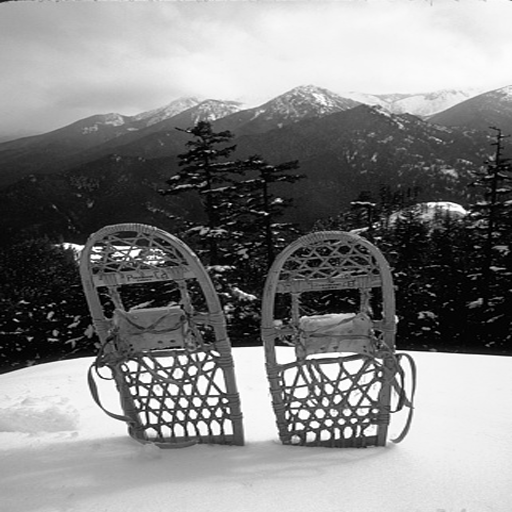
#> input picture images/0000.bmp, 512 x 512 px; its folder holds only this picture in this run
$ python verify_fpr.py
#> lines starting #> are read from the running program, lines starting #| are printed output that depends on the picture
### embedding.py
import numpy as np
import cv2
from scipy.fft import dct, idct  # Import Discrete Cosine Transform and its inverse

# ----------------------------
# Embedding hyperparameters
# ----------------------------
ALPHA = 0.017         # Base modulation strength (this will be scaled adaptively per coefficient)
MARK_SIZE = 1024       # Number of DCT coefficients to modify (length of the watermark)
SEED = 123             # Fixed seed for reproducibility (ensures we select the same coordinates every time)
MID_LO, MID_HI = 1, 100  # Candidate band: all (u,v) coordinates where 1 <= u+v <= 100 are candidates
REDUNDANCY_FACTOR = 2  # >1 spreads each bit to neighbor coefficients for extra robustness

def _load_watermark(input2, mark_size=MARK_SIZE):
    """
    Load the watermark as a binary vector of length 'mark_size'.
    - Accepts a .npy file path or any array-like object (e.g., list, np.array).
    - Tiles or truncates the input to ensure the output is exactly 'mark_size'.
    """
    # Load the raw watermark data
    if isinstance(input2, str):
        W = np.load(input2)  # Load from .npy file if input is a path
    else:
        W = np.array(input2) # Otherwise, convert the input (e.g., a list) to an array

    # Ensure the watermark is a 1D binary vector {0, 1}
    W = (W.flatten() % 2).astype(np.uint8)

    # Adjust the vector length to match MARK_SIZE
    if W.size < mark_size:
        # If too short, tile the vector to fill the required length
        W = np.tile(W, int(np.ceil(mark_size / W.size)))[:mark_size]
    else:
        # If too long, truncate it
        W = W[:mark_size]
    return W

# Orthonormal separable 2D-DCT/IDCT
def _2d_dct(x):
    """Computes the 2D Discrete Cosine Transform (orthonormal version)."""
    return dct(dct(x, axis=0, norm='ortho'), axis=1, norm='ortho')

def _2d_idct(X):
    """Computes the 2D Inverse Discrete Cosine Transform (orthonormal version)."""
    return idct(idct(X, axis=1, norm='ortho'), axis=0, norm='ortho')

# [8 lines left out: function _midband_coords, not called in this run]

def _fixed_coords(h, w, k, seed=SEED, lo=MID_LO, hi=MID_HI):
    """
    Deterministically select 'k' coordinates with a frequency-aware sampling:
    - 35% from low (u+v ≤ 15)
    - 55% from mid (15 < u+v ≤ 50)
    - 10% from high (50 < u+v ≤ 100)
    - If not enough coords are available, top up from the global midband [lo, hi].
    The fixed RNG seed ensures reproducibility across runs.
    """
    # Use a local, seeded Random Number Generator for deterministic results
    rng_local = np.random.default_rng(seed)

    # Define the coordinate pools for each specific frequency band
    low_coords  = [(u, v) for u in range(h) for v in range(w) if 1 <= (u + v) <= 15]
    mid_coords  = [(u, v) for u in range(h) for v in range(w) if 15 < (u + v) <= 50]
    high_coords = [(u, v) for u in range(h) for v in range(w) if 50 < (u + v) <= 100]

    # Calculate the *target* number of samples from each band, capped by availability
    low_count  = min(int(round(k * 0.35)), len(low_coords))  # 35% low
    mid_count  = min(int(round(k * 0.55)), len(mid_coords))  # 55% mid
    high_count = min(k - low_count - mid_count, len(high_coords)) # 10% high (the remainder)

    selected_coords = []

    # Sample without replacement from the low band
    if low_count > 0:
        idx = rng_local.choice(len(low_coords), size=low_count, replace=False)
        selected_coords.extend([low_coords[i] for i in idx])

    # Sample without replacement from the mid band
    if mid_count > 0:
        idx = rng_local.choice(len(mid_coords), size=mid_count, replace=False)
        selected_coords.extend([mid_coords[i] for i in idx])

    # Sample without replacement from the high band
    if high_count > 0:
        idx = rng_local.choice(len(high_coords), size=high_count, replace=False)
        selected_coords.extend([high_coords[i] for i in idx])

    # If we still need more coordinates (e.g., bands were small),
    # top up from the general pool, avoiding duplicates.
    remaining = k - len(selected_coords)
    if remaining > 0:
        all_coords = _midband_coords(h, w, lo, hi)
        # Find coordinates that are in the general pool but not yet selected
        available = [c for c in all_coords if c not in selected_coords]

        if len(available) >= remaining:
            # Sample the remaining needed coordinates
            idx = rng_local.choice(len(available), size=remaining, replace=False)
            selected_coords.extend([available[i] for i in idx])

    # Ensure exactly k coords (truncate if any rounding mismatch)
    return selected_coords[:k]

def embedding(input1, input2):
    """
    Embed a spread-spectrum watermark into a grayscale image (DCT domain).
    Args:
      input1: path to the original grayscale BMP (commonly 512x512)
      input2: path to watermark .npy OR an array-like (binary)
    Returns:
      np.uint8 watermarked image (same size as input), without writing to disk.

    Method:
      - Compute 2D-DCT of the image.
      - Select MARK_SIZE coefficients via _fixed_coords (frequency-aware selection).
      - For each selected (u,v), scale its magnitude by (1 + alpha * s_i),
        where s_i ∈ {-1, +1} comes from the watermark.
      - Alpha is adaptively adjusted based on frequency, coefficient magnitude, and position.
      - Re-apply original DCT sign and inverse DCT back to spatial domain.
    """
#> called with input1 = 'images/0000.bmp', input2 = 'tmp_watermark.npy'
    # 1. Load the original image
    img = cv2.imread(input1, cv2.IMREAD_GRAYSCALE)
#> img is the input picture: shape (512, 512); min 0, max 255, mean 131
    if img is None:
        raise FileNotFoundError(f"Could not read image: {input1}")
    # Convert to float32 for mathematical operations
    imgf = img.astype(np.float32)

    # 2. Load watermark bits (W) and map them to bipolar symbols (S)
    W = _load_watermark(input2, MARK_SIZE)  # W is {0, 1}
    S = (2.0 * W.astype(np.float32) - 1.0)  # S is {-1, +1}

    # 3. Compute 2D-DCT and separate magnitude from sign
    C = _2d_dct(imgf)
    sign = np.sign(C)  # Store the original signs (phase)
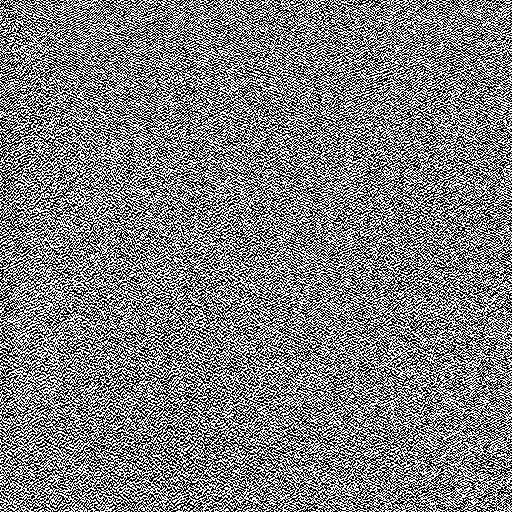
#> sign: shape (512, 512) float32; values -1 (black) and 1 (white), 50% white in thin lines or dots
    Cabs = np.abs(C)   # We will modify the magnitudes

    # 4. Get the deterministic set of coordinates for embedding
    locs = _fixed_coords(*C.shape, k=MARK_SIZE, seed=SEED)

    # 5. Apply the watermark modulation
    # Work on a copy of the magnitudes
    Cmod = Cabs.copy()

    # Iterate over each selected coordinate (u,v) and its corresponding symbol S[i]
    for i, (u, v) in enumerate(locs):
        coeff_magnitude = Cabs[u, v]
        freq_sum = u + v # Use (u+v) as a simple proxy for frequency

        # Only modify coefficients that have some energy.
        # This avoids numerical issues and visual artifacts in flat areas.
        if coeff_magnitude > 1.0:

            # --- 5a. Calculate adaptive strength (alpha) ---

            # Frequency-dependent factor: adjust strength based on frequency band
            if freq_sum <= 15:
                freq_factor = 1.2  # Boost strength in stable low frequencies
            elif freq_sum <= 50:
                freq_factor = 1.0  # Baseline strength in mid frequencies
            else:
                freq_factor = 1.1  # Slightly boost in high frequencies

            # Magnitude-dependent factor: embed more strongly in larger coefficients
            # (based on Weber's law: changes to large values are less perceptible)
            magnitude_factor = 1.0 + 0.1 * np.log(1.0 + coeff_magnitude)

            # Position-dependent factor: very mild tapering across the matrix
            u_norm = u / C.shape[0]
            v_norm = v / C.shape[1] # Normalized position (0 to 1)
            position_factor = 1.0 - 0.01 * (u_norm + v_norm)

            # Combine all factors to get the final strength for this coefficient
            comprehensive_alpha = ALPHA * freq_factor * magnitude_factor * position_factor

            # --- 5b. Apply multiplicative modulation ---
            # C_wm = C_orig * (1 + alpha * S)

            for redundancy in range(REDUNDANCY_FACTOR):
                if redundancy == 0:
                    # Primary write: modify the target coefficient
                    Cmod[u, v] *= (1.0 + comprehensive_alpha * S[i])
                else:
                    # Redundant write: spread the *same* symbol to neighbors
                    # This adds robustness against desynchronization (e.g., cropping, scaling)
                    offset = redundancy
                    for du in [-offset, 0, offset]: # Loop over 3x3 (or 5x5...) neighborhood
                        for dv in [-offset, 0, offset]:
                            if du == 0 and dv == 0:
                                continue # Skip the center coefficient (already done)

                            nu, nv = u + du, v + dv # Neighbor coordinates

                            # Check if neighbor is within image boundaries
                            if 0 <= nu < C.shape[0] and 0 <= nv < C.shape[1]:
                                # Only modify non-trivial neighbors
                                if Cabs[nu, nv] > 0.1:
                                    # Apply modulation with reduced strength (0.3)
                                    Cmod[nu, nv] *= (1.0 + comprehensive_alpha * 0.3 * S[i])
#> this loop made 1024 passes
#> (coeff_magnitude, magnitude_factor, comprehensive_alpha) on passes 1 to 8: (798.1, 1.67, 0.034), (953.9, 1.69, 0.0344), (321.6, 1.58, 0.0322), (799.6, 1.67, 0.034), (552.8, 1.63, 0.0333), (234.8, 1.55, 0.0315), (434.7, 1.61, 0.0328), (1016.4, 1.69, 0.0345)
#> Cmod: shape (512, 512) float32; min 1.91e-06, max 67824.3, mean 14.4

    # 6. Reconstruct the watermarked image
    # Re-apply the original signs to the modified magnitudes
    Cmod *= sign
    # Perform Inverse 2D-DCT to return to the spatial domain
    out = _2d_idct(Cmod)

    # 7. Finalize: Clip, round, and convert to 8-bit integer
    out = np.rint(np.clip(out, 0, 255)).astype(np.uint8)
    return out

### detection_shadowmark.py
import numpy as np
import cv2
from scipy.fft import dct
from scipy.signal import convolve2d

"""
Shadowmark — Detection module (commented)

Key ideas:
- Feature: ratio in DCT domain R(img) = C(img) / C(orig) - 1, sampled at fixed mid-band coordinates.
- Light prefiltering before DCT to stabilize against mild JPEG/resize artifacts.
- Winsorization to cap heavy tails in the feature vector.
- Per-band (low/mid/high) linear gain calibration of the attacked feature to reduce benign distortions.
- Weighted cosine similarity + z-scoring as decision statistic.
- Random-baseline safety check: require similarity to exceed the best random alignment by a small margin.
API:
    detection(input1, input2, input3) -> (presence:int, wpsnr:float)
"""

# ========== PARAMETERS ==========
TAU_DEFAULT = 0.436230  # Valore da ROC (AUC=1.0, FPR=0.0)
WPSNR_REJECT  = 0.00        # immediate reject for very degraded images (per challenge rules)

# Previously: RND_TRIALS=30 and MIN_MARGIN=0.05
# We use fewer trials and a smaller margin to avoid over-penalizing true positives
RND_TRIALS    = 200         # number of random watermark trials for the safety check
MIN_MARGIN    = 0.01        # similarity must exceed max(random) by at least this margin

SEED          = 123         # Seed for deterministic coordinate sampling
MARK_SIZE     = 1024      # Number of DCT coefficients to sample
MID_LO, MID_HI = 1, 100     # Band of (u+v) indices for mid-band sampling
# =================================


def _prefilter(img):
    """
    Light denoising before DCT:
    Reduces small JPEG ringing / resize jitter without killing the watermark.
    """
    # Apply a 5x5 Gaussian blur with sigma=1.0
    return cv2.GaussianBlur(img, (5, 5), 1.0)


# [5 lines left out: function _get_locs, not called in this run]


def _weights_for_locs(locs):
    """
    Frequency-dependent weights for weighted cosine similarity.
    Slightly up-weights low/mid bands (more watermark energy and stability),
    down-weights high bands (more vulnerable to attacks).
    """
    w = []
    for (u, v) in locs:
        s = u + v  # Frequency index sum
        if   s <= 15: w.append(1.85)  # High weight for low-mid frequencies
        elif s <= 50: w.append(1.15)  # Medium weight for mid frequencies
        else:         w.append(0.30)  # Low weight for high frequencies
    return np.asarray(w, dtype=np.float32)


def _similarity_weighted(a, b, w):
    """
    Weighted cosine similarity after z-score standardization.

    Args:
        a, b: 1D feature vectors (same length)
        w:    per-coordinate non-negative weights (same length)

    Returns:
        Scalar in [-1, 1], higher = more similar.
    """
    n = min(a.size, b.size, w.size)
    a = a[:n].astype(np.float32); b = b[:n].astype(np.float32); w = w[:n]

    # Z-score standardization (mean 0, std 1)
    a = (a - a.mean()) / (a.std() + 1e-9)
    b = (b - b.mean()) / (b.std() + 1e-9)

    # Weighted dot product
    num = float(np.sum(w * a * b))
    # Weighted norms
    den = np.sqrt(float(np.sum(w * a * a))) * np.sqrt(float(np.sum(w * b * b))) + 1e-12
    return num / den

# Set the global detection threshold
tau = TAU_DEFAULT


def _2d_dct(x):
    """Orthogonal 2D-DCT."""
    # Apply 1D DCT along columns, then rows, using orthonormal normalization
    return dct(dct(x, axis=0, norm='ortho'), axis=1, norm='ortho')


# [6 lines left out: function _midband_coords, not called in this run]


def _fixed_coords(h, w, k, seed=SEED, lo=MID_LO, hi=MID_HI):
    """
    Deterministically select 'k' coordinates with a frequency-aware sampling:
    - 35% from low (u+v ≤ 15)
    - 55% from mid (15 < u+v ≤ 50)
    - 10% from high (50 < u+v ≤ 100)
    - If not enough coords are available, top up from the global midband [lo, hi].
    The fixed RNG seed ensures reproducibility across runs.
    """
    # Use a local, seeded Random Number Generator for deterministic results
    rng_local = np.random.default_rng(seed)

    # Define the coordinate pools for each specific frequency band
    low_coords  = [(u, v) for u in range(h) for v in range(w) if 1 <= (u + v) <= 15]
    mid_coords  = [(u, v) for u in range(h) for v in range(w) if 15 < (u + v) <= 50]
    high_coords = [(u, v) for u in range(h) for v in range(w) if 50 < (u + v) <= 100]

    # Calculate the *target* number of samples from each band, capped by availability
    low_count  = min(int(round(k * 0.35)), len(low_coords))  # 35% low
    mid_count  = min(int(round(k * 0.55)), len(mid_coords))  # 55% mid
    high_count = min(k - low_count - mid_count, len(high_coords)) # 10% high (the remainder)

    selected_coords = []

    # Sample without replacement from the low band
    if low_count > 0:
        idx = rng_local.choice(len(low_coords), size=low_count, replace=False)
        selected_coords.extend([low_coords[i] for i in idx])

    # Sample without replacement from the mid band
    if mid_count > 0:
        idx = rng_local.choice(len(mid_coords), size=mid_count, replace=False)
        selected_coords.extend([mid_coords[i] for i in idx])

    # Sample without replacement from the high band
    if high_count > 0:
        idx = rng_local.choice(len(high_coords), size=high_count, replace=False)
        selected_coords.extend([high_coords[i] for i in idx])

    # If we still need more coordinates (e.g., bands were small),
    # top up from the general pool, avoiding duplicates.
    remaining = k - len(selected_coords)
    if remaining > 0:
        all_coords = _midband_coords(h, w, lo, hi)
        # Find coordinates that are in the general pool but not yet selected
        available = [c for c in all_coords if c not in selected_coords]

        if len(available) >= remaining:
            # Sample the remaining needed coordinates
            idx = rng_local.choice(len(available), size=remaining, replace=False)
            selected_coords.extend([available[i] for i in idx])

    # Ensure exactly k coords (truncate if any rounding mismatch)
    return selected_coords[:k]


def _extract_ratio_vector(img, orig, locs, mark_size=MARK_SIZE):
    """
    Feature extraction:
        R(img) = C(img) / C(orig) - 1
    computed at the provided frequency coordinates 'locs'.

    Notes:
    - We apply a light Gaussian prefilter to 'img' before DCT to stabilize the ratio.
    - 'orig' goes unfiltered to preserve the clean reference spectrum.
    """
    # Prefilter the (potentially attacked) image to stabilize features
    img_f  = _prefilter(img).astype(np.float32)
    # Use the clean original image as the reference
    orig_f = orig.astype(np.float32)

    C_img  = _2d_dct(img_f)
    C_orig = _2d_dct(orig_f)

    eps = 1e-6
    # Avoid division by zero on very small coefficients
    C_orig_safe = np.where(np.abs(C_orig) < eps, np.sign(C_orig) * eps, C_orig)

    # Compute the feature ratio at each specified coordinate
    ratio = np.array([(C_img[u, v] / C_orig_safe[u, v]) - 1.0 for (u, v) in locs],
                       dtype=np.float32)
    return ratio


def _winsorize(x, p=2.0):
    """
    Winsorize vector x to clamp extreme tails at [p, 100-p] percentiles.
    Helps robustness against localized artifacts.
    """
    # Find the low and high percentile values
    lo, hi = np.percentile(x, p), np.percentile(x, 100.0 - p)
    # Clip the vector to this range
    return np.clip(x, lo, hi)


def _band_masks(locs):
    """
    Build index masks for low/mid/high sub-bands, using (u+v) thresholds.
    Useful for per-band calibration.
    """
    low = []; mid = []; high = []
    for idx, (u, v) in enumerate(locs):
        s = u + v
        if   s <= 15: low.append(idx)
        elif s <= 50: mid.append(idx)
        else:         high.append(idx)
    # Return masks as numpy arrays for efficient indexing
    return np.array(low), np.array(mid), np.array(high)


def _calibrate_per_band(v_wm, v_att, low_idx, mid_idx, high_idx, clip=(0.4, 3.0)):
    """
    Per-band linear gain calibration of 'v_att' towards 'v_wm':
    For each band B, estimate g_B = argmin || v_wm[B] - g * v_att[B] ||^2
    and clamp g_B to [clip[0], clip[1]] to avoid overfitting.
    """
    eps = 1e-9

    def gain(a, b):
        """Computes the optimal gain g = argmin ||a - g*b||^2"""
        num = float(np.dot(a, b))
        den = float(np.dot(b, b)) + eps
        # Least-squares solution: <a,b> / <b,b>
        g = num / den if den > 0 else 1.0
        # Clamp the gain to prevent extreme scaling from noise
        return float(np.clip(g, clip[0], clip[1]))

    v_att_cal = v_att.copy()
    # Iterate through the three frequency bands
    for idxs in (low_idx, mid_idx, high_idx):
        if idxs.size == 0: # Skip if a band has no coefficients
            continue
        # Calculate and apply the optimal gain for this band
        g = gain(v_wm[idxs], v_att[idxs])
        v_att_cal[idxs] = g * v_att[idxs]
    return v_att_cal


def _similarity(a, b):
    """
    Unweighted cosine similarity after z-score (kept for the random-baseline check).
    """
    n = min(a.size, b.size)
    a = a[:n].astype(np.float32); b = b[:n].astype(np.float32)
    # Z-score
    a = (a - a.mean())/(a.std() + 1e-9)
    b = (b - b.mean())/(b.std() + 1e-9)
    # Normalized dot product
    return float(np.sum(a * b) / n)


# --- WPSNR (with CSF), unchanged from your original implementation ---
def _csffun(u, v):
    """Contrast Sensitivity Function (CSF) model."""
    f = np.sqrt(u**2 + v**2)
    w = 2 * np.pi * f / 60
    sigma = 2
    Sw = 1.5 * np.exp(-sigma**2 * w**2 / 2) - np.exp(-2 * sigma**2 * w**2 / 2)
    sita = np.arctan2(v, u)
    bita = 8
    f0 = 11.13
    w0 = 2 * np.pi * f0 / 60
    exp_term = np.exp(bita * (w - w0))
    Ow = (1 + exp_term * (np.cos(2 * sita))**4) / (1 + exp_term)
    Sa = Sw * Ow
    return Sa


def _csfmat():
    """Generate the CSF matrix in the frequency domain."""
    min_f, max_f, step_f = -20, 20, 1
    freq_range = np.arange(min_f, max_f + step_f, step_f)
    u, v = np.meshgrid(freq_range, freq_range, indexing='xy')
    Fmat = _csffun(u, v)
    return Fmat


def _get_csf_filter():
    """Compute the spatial domain filter by taking the IFFT of the CSF matrix."""
    Fmat = _csfmat()
    # Inverse FFT to get spatial filter, shifting quadrants for correct alignment
    filter_coeffs = np.fft.ifftshift(np.fft.ifft2(np.fft.ifftshift(Fmat)))
    return np.real(filter_coeffs)


def wpsnr(image_a, image_b):
    """
    CSF-weighted PSNR. Returns a very large value if images are identical.
    """
    if not isinstance(image_a, np.ndarray) or not isinstance(image_b, np.ndarray):
        raise TypeError("Input images must be NumPy arrays.")
    if image_a.shape != image_b.shape:
        raise ValueError("Input images must have the same dimensions.")

    # Normalize images to [0, 1] float if they are uint8
    if image_a.dtype not in (np.float64, np.float32):
        A = image_a.astype(np.float64) / 255.0
    else:
        A = image_a.copy()

    if image_b.dtype not in (np.float64, np.float32):
        B = image_b.astype(np.float64) / 255.0
    else:
        B = image_b.copy()

    if (A.max() > 1.0 or A.min() < 0.0) or (B.max() > 1.0 or B.min() < 0.0):
        raise ValueError("Float images must be in [0,1]; uint images in [0,255].")

    # Handle identical images
    if np.array_equal(A, B):
        return 9999999.0

    # Calculate error and apply CSF weighting
    error_image = A - B
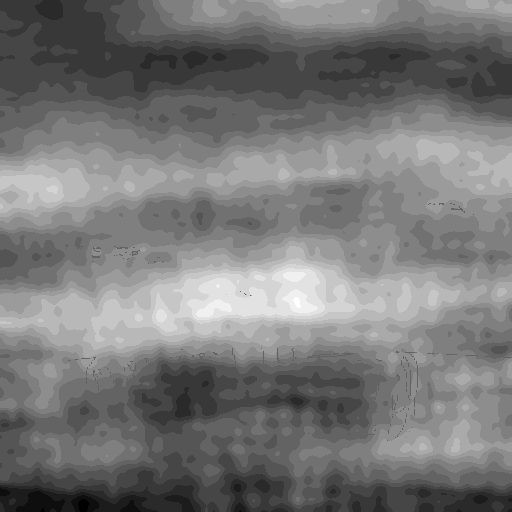
#> error_image: shape (512, 512) float64; min -0.0275, max 0.0431, mean 0.00579; drawn with min black and max white
    csf_filter = _get_csf_filter()
    # Convolve error with CSF spatial filter
    weighted_error = convolve2d(error_image, csf_filter, mode='same', boundary='wrap')

    # Calculate Weighted Mean Squared Error (WMSE)
    wmse = np.mean(weighted_error**2)
    if wmse == 0:
        return 9999999.0

    # Convert to dB scale
    decibels = 20 * np.log10(1.0 / np.sqrt(wmse))
    return decibels
# --- end WPSNR ---


def detection(input1, input2, input3):
    """
    Detection entry point.

    Args:
        input1: path to original (clean) image
        input2: path to watermarked image
        input3: path to attacked/test image

    Returns:
        (presence:int, wpsnr:float)
            presence = 1 if watermark is detected, else 0
            wpsnr    = CSF-weighted PSNR between 'watermarked' and 'attacked'
    """
    # Load all three images in grayscale
    orig = cv2.imread(input1, cv2.IMREAD_GRAYSCALE)
    wm   = cv2.imread(input2, cv2.IMREAD_GRAYSCALE)
    att  = cv2.imread(input3, cv2.IMREAD_GRAYSCALE)
    if orig is None or wm is None or att is None:
        raise FileNotFoundError("One or more images not found.")

    # 1) Calculate WPSNR (used for return value, not for detection logic)
    wps = wpsnr(wm, att)

    # 2) Get the fixed coordinates, weights, and band masks
    H, W = wm.shape
    locs  = _fixed_coords(H, W, k=MARK_SIZE, seed=SEED, lo=MID_LO, hi=MID_HI)
#> (the rest of the program and of its run is left out)
